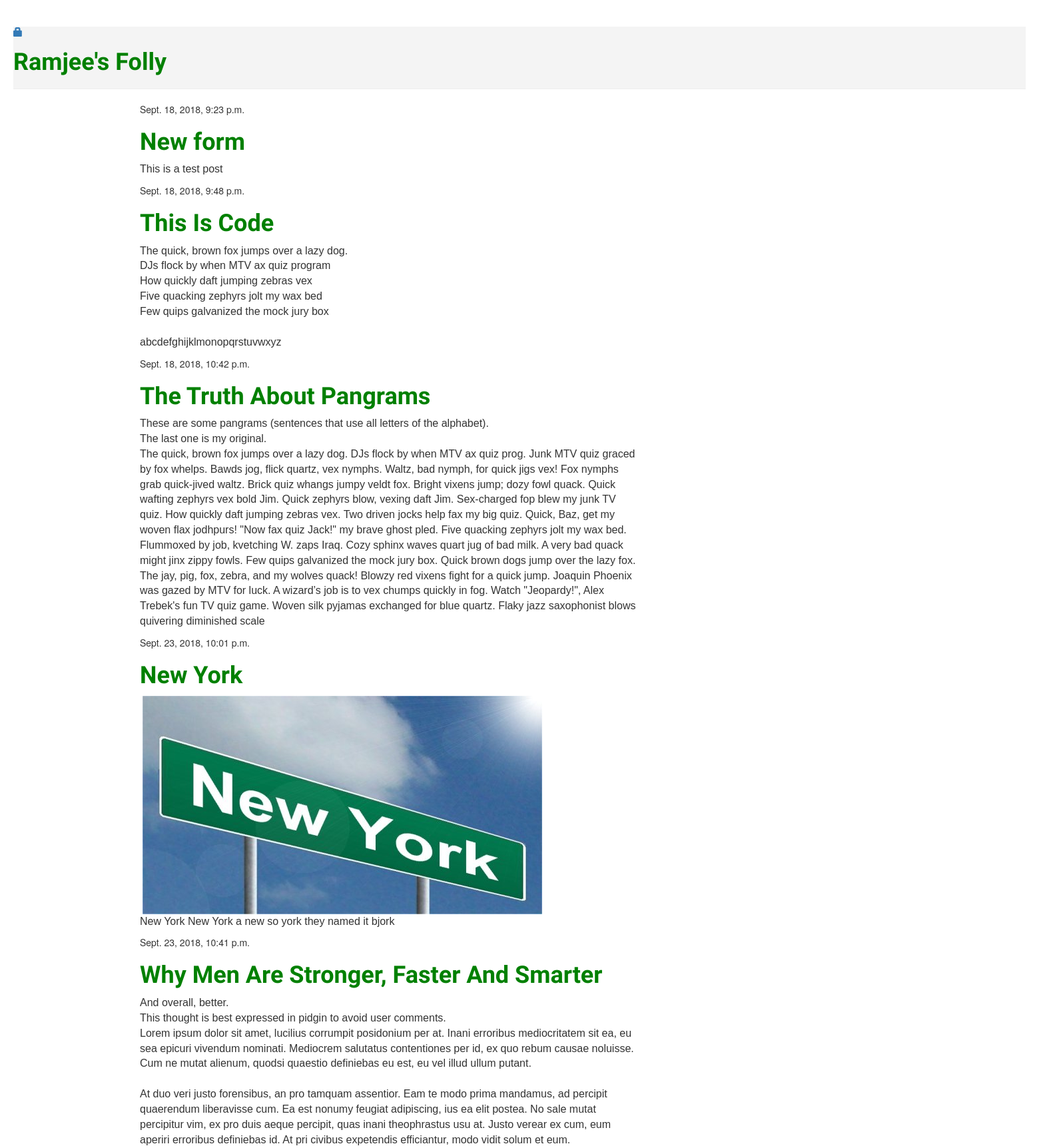
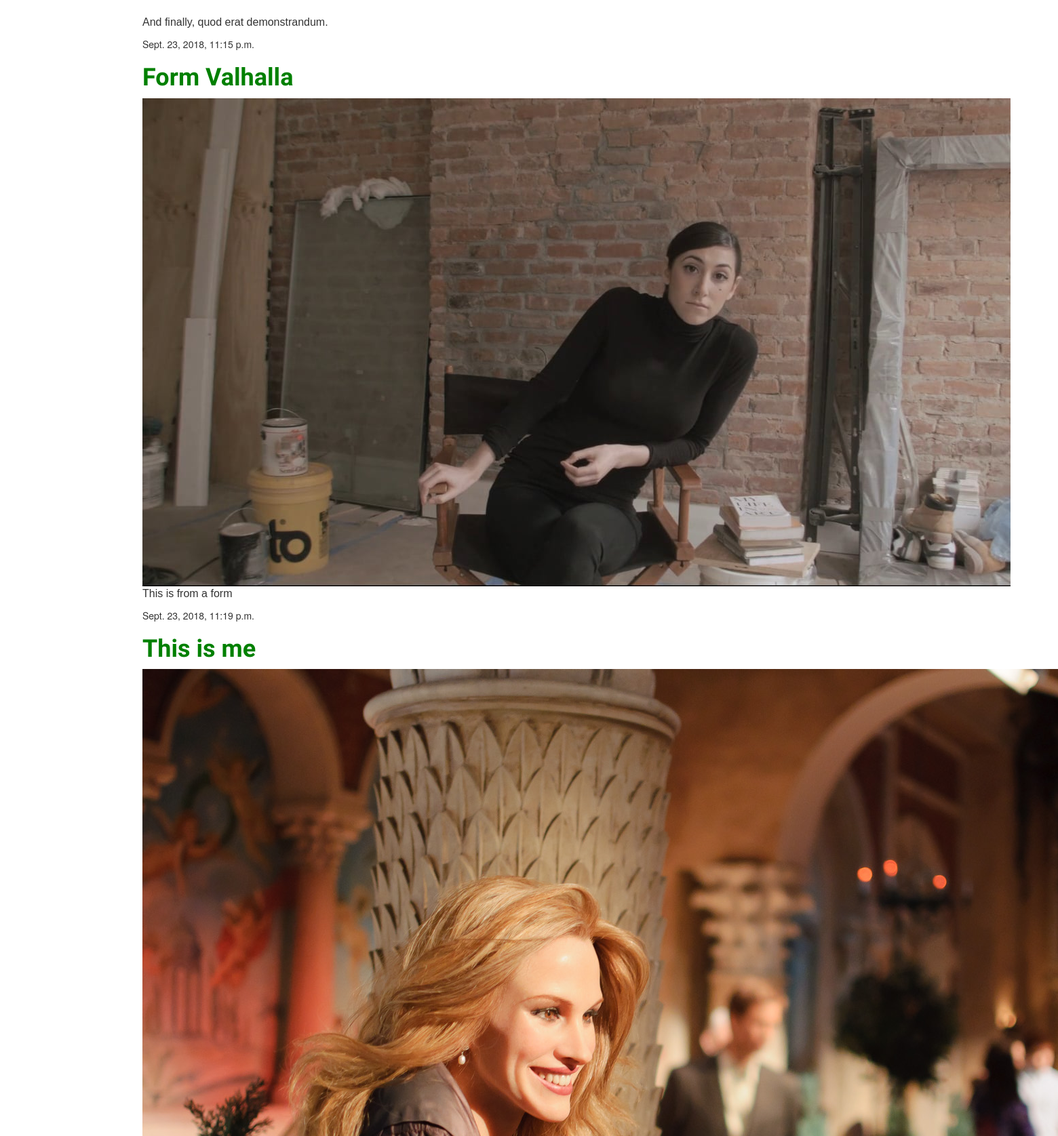
The page / (upper part) on the database its author committed (2 pictures, top to bottom).
### blog/models.py (models this page shows, shortened)
class Post(models.Model):
    author = models.ForeignKey('auth.User', on_delete=models.CASCADE)
    title = models.CharField(max_length=200)
    text = models.TextField()
    image = models.ImageField(upload_to=upload_location,
    		null=True, blank=True)
    height_field = models.IntegerField(default=0)
    width_field = models.IntegerField(default=0)
    created_date = models.DateTimeField(
            default=timezone.now)
    published_date = models.DateTimeField(
            blank=True, null=True)

### blog/views.py (the view)
# urls.py: path('', views.post_list, name='post_list'),
def post_list(request):
    posts = Post.objects.filter(published_date__lte=timezone.now()).order_by('published_date')
    return render(request, 'blog/post_list.html', {'posts': posts})

### blog/templates/blog/post_list.html (shortened to what this page needs)
{% extends 'blog/base.html' %}
{% block content %}
	{% for post in posts %}
                    <div class="post">
                        <div class="date">
                            {{ post.published_date }}
                        </div>
                        <h1><a href="{% url 'post_detail' pk=post.pk %}">{{ post.title }}</a></h1>
	                    	 {% if post.image %}
							 	<img src='{{ post.image.url }}' class=img-responsive'/>
							 	{% endif %}
                        <p>{{ post.text|linebreaksbr }}</p>
                    </div>
	{% endfor %}
{% endblock %}

### blog/static/css/blog.css (style rules this page uses)
h1 a { color: green; font-family: times; font-weight: 800; }
body { padding: 20; padding-top: 0; width: 100%; }
h1, h2, h3, h4 { font-family: times; }
p { font-family: sans-serif; font-size: 12pt; }

### rows shown on the page
Post: published_date "Sept. 18, 2018, 9:23 p.m.", title "New form", text "This is a test post"
Post: published_date "Sept. 18, 2018, 9:48 p.m.", title "This Is Code", text "The quick, brown fox jumps over a lazy dog. DJs flock by when MTV ax quiz program How quickly daft jumping zebras vex Five quacking zephyrs jolt my wax bed Few quips galvanized the mock jury box abcdefghijklmonopqrstuvwxyz"
Post: published_date "Sept. 18, 2018, 10:42 p.m.", title "The Truth About Pangrams", text "These are some pangrams (sentences that use all letters of the alphabet). The last one is my original. The quick, brown fox jumps over a lazy dog. DJs flock by when MTV ax quiz prog. Junk MTV quiz graced by fox whelps. Bawds jog, flick quartz, vex nymphs. Waltz, bad nymph, for quick jigs vex! Fox nymphs grab quick-jived waltz. Brick quiz whangs jumpy veldt fox. Bright vixens jump; dozy fowl quack. Quick wafting zephyrs vex bold Jim. Quick zephyrs blow, vexing daft Jim. Sex-charged fop blew my junk TV quiz. How quickly daft jumping zebras vex. Two driven jocks help fax my big quiz. Quick, Baz, get my woven flax jodhpurs! \"Now fax quiz Jack!\" my brave ghost pled. Five quacking zephyrs jolt my…"
Post: published_date "Sept. 23, 2018, 10:01 p.m.", title "New York", image (picture), text "New York New York a new so york they named it bjork"
Post: published_date "Sept. 23, 2018, 10:41 p.m.", title "Why Men Are Stronger, Faster And Smarter", text "And overall, better. This thought is best expressed in pidgin to avoid user comments. Lorem ipsum dolor sit amet, lucilius corrumpit posidonium per at. Inani erroribus mediocritatem sit ea, eu sea epicuri vivendum nominati. Mediocrem salutatus contentiones per id, ex quo rebum causae noluisse. Cum ne mutat alienum, quodsi quaestio definiebas eu est, eu vel illud ullum putant. At duo veri justo forensibus, an pro tamquam assentior. Eam te modo prima mandamus, ad percipit quaerendum liberavisse cum. Ea est nonumy feugiat adipiscing, ius ea elit postea. No sale mutat percipitur vim, ex pro duis aeque percipit, quas inani theophrastus usu at. Justo verear ex cum, eum aperiri erroribus…"
Post: published_date "Sept. 23, 2018, 11:15 p.m.", title "Form Valhalla", image (picture), text "This is from a form"
Post: published_date "Sept. 23, 2018, 11:19 p.m.", title "This is me", image (picture)
